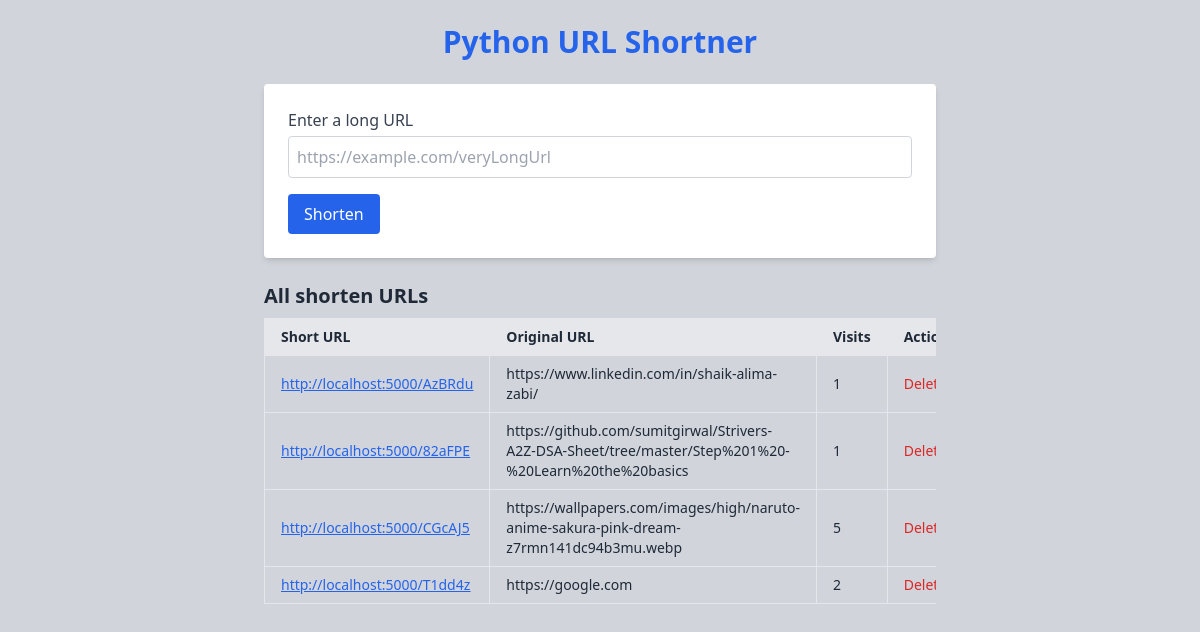
The page / on the database its author committed.
### tables this page shows
CREATE TABLE urls(
                     id INTEGER PRIMARY KEY AUTOINCREMENT,
                     original_url TEXT NOT NULL,
                     short_code TEXT UNIQUE NOT NULL,
                     visit_count INTEGER DEFAULT 0
                     );

### app.py (the view)
@app.route("/", methods=['GET', 'POST'])
def index():
    if request.method == 'POST':
        original_url = request.form['url']
        short_code = generate_short_code()
        insert_url(original_url, short_code)
        return redirect("/")
    all_urls = get_all_urls()
    return render_template('index.html',all_urls=all_urls)

### models.py (called while the page is built)
def get_all_urls():
    with sqlite3.connect(DB_NAME) as conn:
        cur = conn.execute('SELECT original_url, short_code, visit_count FROM urls ORDER BY id desc')
        return cur.fetchall()

### templates/index.html (shortened to what this page needs)
<!DOCTYPE html>
<html lang="en">
<head>
    <script src="https://cdn.tailwindcss.com"></script>
</head>
<body class="bg-gray-300 text-gray-800 font-sans p-6">
    <div class="max-w-2xl mx-auto">
        <h1 class="text-3xl font-bold mb-6 text-center
        text-blue-600">
        Python URL Shortner
    </h1>
    <form method="POST" class="bg-white shadow-md rounded p-6 mb-6 space-y-4">
        <label class="block">
            <span class="text-gray-700">Enter a long URL</span>
            <input
            type="text"
            name="url"
            placeholder="https://example.com/veryLongUrl"
            required
            class="mt-1 black w-full border border-gray-300
            rounded p-2"
            />
        </label>
        <button class="bg-blue-600 text-white px-4 py-2 rounded
        hover:bg-blue-700" type="submit">Shorten</button>
    </form>
    <h2 class="text-xl font-semibold mb-2">All shorten URLs</h2>
    {% if all_urls %}
    <div class="overflow-x-auto">
        <table class="w-full border border-collapse
        border-gray-500 text-sm">
        <thead class="bg-gray-200">
            <tr>
                <th class="border px-4 py-2 text-left">Short URL</th>
                <th class="border px-4 py-2 text-left">Original URL</th>
                <th class="border px-4 py-2 text-left">Visits</th>
                <th class="border px-4 py-2 text-left">Actions</th>
            </tr>
        </thead>
        <tbody>
            {% for url in all_urls%}
                <tr class="hover:bg-gray-100">
                    <td class="border px-4 py-2 text-blue-600 underline">
                        <a class="'"
                        href="/{{ url[1] }}" target="_blank">
                            http://localhost:5000/{{url[1]}}
                        </a>
                    </td>
                    <td class="border px-4 py-2">{{url[0]}}</td>
                    <td class="border px-4 py-2">{{url[2]}}</td>
                    <td class="border px-4 py-2">
                        <form
                        action="/delete/{{url[1]}}"
                        method="POST"
                        onsubmit="return confirm('Delete this short url?')">
                        <button type="submit" class="text-red-600">Delete</button>
                        </form>
                    </td>
                </tr>
            {% endfor%}
        </tbody>
        </table>
    </div>
    {% else %}
    <p class="tex-gray-600">No Urls have been shorten</p>
    {% endif%}
    </div>
</body>
</html>

### rows shown on the page
urls: short_code "AzBRdu", original_url "https://www.linkedin.com/in/shaik-alima-zabi/", visit_count "1"
urls: short_code "82aFPE", original_url "https://github.com/sumitgirwal/Strivers-A2Z-DSA-Sheet/tree/master/Step%201%20-%20Learn%20the%20basics", visit_count "1"
urls: short_code "CGcAJ5", original_url "https://wallpapers.com/images/high/naruto-anime-sakura-pink-dream-z7rmn141dc94b3mu.webp", visit_count "5"
urls: short_code "T1dd4z", original_url "https://google.com", visit_count "2"
